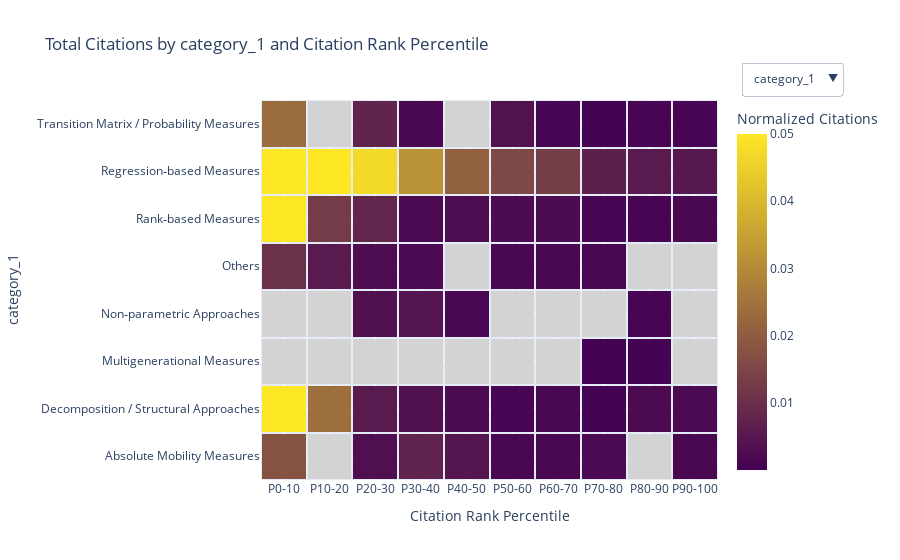

The notebook cell saved with this chart:
### Markdown cell above
### Using Citations_between_617 as weights

### Code cell
import plotly.graph_objects as go
import pandas as pd

# Define the variables you want dropdown control for
variables = ['category_1', 'category_2', 'data_cat', 'rq_cat']

# Bin citation rank
citations_617['percentile_bin'] = pd.qcut(
    citations_617['citation_rank_617'],
    q=10,
    labels=[f"P{i*10}-{(i+1)*10}" for i in range(10)],
    duplicates='drop'
)

# Create color scale
custom_colorscale = [
    [0.0, 'lightgray'],
    [0.000001, 'rgb(68,1,84)'],
    [1.0, 'rgb(253,231,37)']
]

# Store all heatmap traces
traces = []
buttons = []

for i, variable in enumerate(variables):
    pivot_table = (
        citations_617
        .groupby([variable, 'percentile_bin'], observed=True)['citations_count']
        .sum()
        .unstack(fill_value=0)
    )
    pivot_table = pivot_table / pivot_table.values.sum()

    trace = go.Heatmap(
        z=pivot_table.values,
        x=pivot_table.columns.astype(str),
        y=pivot_table.index,
        colorscale=custom_colorscale,
        zmin=0.00001,
        zmax=0.05,  # or pivot_table.values.max() if you want adaptive range
        xgap=2,
        ygap=2,
        visible=(i == 0),  # Only first is visible initially
        colorbar=dict(title="Normalized Citations")
    )
    traces.append(trace)

    # Add dropdown button
    button = dict(
        label=variable,
        method='update',
        args=[
            {'visible': [j == i for j in range(len(variables))]},
            {'title': f'Total Citations by {variable} and Citation Rank Percentile',
             'yaxis': {'title': variable}}
        ]
    )
    buttons.append(button)

# Create the figure with all traces and the dropdown
fig = go.Figure(data=traces)

fig.update_layout(
    updatemenus=[
        dict(
            type='dropdown',
            showactive=True,
            buttons=buttons,
            x=1.05,
            xanchor='left',
            y=1.1,
            yanchor='top'
        )
    ],
    title=f"Total Citations by {variables[0]} and Citation Rank Percentile",
    xaxis_title="Citation Rank Percentile",
    yaxis_title=variables[0]
)

fig.show()

### Figure 1 — Plotly figure (JSON) as saved in the notebook; plotly's stock layout.template omitted (floating-point values rounded to 4 significant figures; data arrays with more than 128 entries replaced by an {"elided": "..."} marker saying what was removed)
{"data": [{"colorbar": {"title": {"text": "Normalized Citations"}}, "colorscale": [[0, "lightgray"], [1e-06, "rgb(68,1,84)"], [1, "rgb(253,231,37)"]], "type": "heatmap", "visible": true, "x": ["P0-10", "P10-20", "P20-30", "P30-40", "P40-50", "P50-60", "P60-70", "P70-80", "P80-90", "P90-100"], "xgap": 2, "y": ["Absolute Mobility Measures", "Decomposition / Structural Approaches", "Multigenerational Measures", "Non‐parametric Approaches", "Others", "Rank‐based Measures", "Regression‐based Measures", "Transition Matrix / Probability Measures"], "ygap": 2, "z": [[0.01779, 0.0, 0.003094, 0.007347, 0.00464, 0.00116, 0.001547, 0.001933, 0.0, 0.001547], [0.058, 0.02398, 0.005414, 0.00348, 0.00232, 0.0007734, 0.001547, 0.0003867, 0.00232, 0.001933], [0.0, 0.0, 0.0, 0.0, 0.0, 0.0, 0.0, 0.0003867, 0.0003867, 0.0], [0.0, 0.0, 0.00348, 0.004254, 0.00116, 0.0, 0.0, 0.0, 0.0007734, 0.0], [0.01044, 0.005414, 0.002707, 0.001933, 0.0, 0.001547, 0.001547, 0.00116, 0.0, 0.0], [0.09397, 0.01276, 0.008121, 0.001933, 0.002707, 0.00232, 0.00232, 0.0007734, 0.0007734, 0.001547], [0.4049, 0.109, 0.04718, 0.03171, 0.02088, 0.01547, 0.01315, 0.006574, 0.005414, 0.005027], [0.0232, 0.0, 0.007734, 0.001547, 0.0, 0.003867, 0.0007734, 0.0003867, 0.0007734, 0.0007734]], "zmax": 0.05, "zmin": 1e-05}, {"colorbar": {"title": {"text": "Normalized Citations"}}, "colorscale": [[0, "lightgray"], [1e-06, "rgb(68,1,84)"], [1, "rgb(253,231,37)"]], "type": "heatmap", "visible": false, "x": ["P0-10", "P10-20", "P20-30", "P30-40", "P40-50", "P50-60", "P60-70", "P70-80", "P80-90", "P90-100"], "xgap": 2, "y": ["Absolute Mobility Measures", "Decomposition / Structural Approaches", "Multigenerational Measures", "Non‐parametric Approaches", "Others", "Rank‐based Measures", "Regression‐based Measures", "Transition Matrix / Probability Measures"], "ygap": 2, "z": [[0.0, 0.0, 0.006579, 0.004112, 0.002467, 0.0, 0.003289, 0.0, 0.0, 0.0008224], [0.1234, 0.06086, 0.01151, 0.01151, 0.002467, 0.001645, 0.001645, 0.0008224, 0.004112, 0.003289], [0.0, 0.0, 0.0, 0.0, 0.0, 0.0, 0.0, 0.0008224, 0.0008224, 0.0], [0.0, 0.0, 0.007401, 0.009046, 0.002467, 0.001645, 0.0, 0.0, 0.001645, 0.0], [0.0, 0.01151, 0.005757, 0.008224, 0.0, 0.001645, 0.001645, 0.0, 0.0, 0.0], [0.09128, 0.04441, 0.01891, 0.0, 0.004934, 0.002467, 0.006579, 0.001645, 0.002467, 0.002467], [0.1834, 0.01809, 0.01151, 0.004112, 0.004934, 0.006579, 0.01151, 0.0, 0.002467, 0.0008224], [0.2253, 0.009868, 0.02878, 0.007401, 0.004934, 0.005757, 0.004934, 0.0008224, 0.001645, 0.0008224]], "zmax": 0.05, "zmin": 1e-05}, {"colorbar": {"title": {"text": "Normalized Citations"}}, "colorscale": [[0, "lightgray"], [1e-06, "rgb(68,1,84)"], [1, "rgb(253,231,37)"]], "type": "heatmap", "visible": false, "x": ["P0-10", "P10-20", "P20-30", "P30-40", "P40-50", "P50-60", "P60-70", "P70-80", "P80-90", "P90-100"], "xgap": 2, "y": ["Administrative/Registry Data", "Archival/Historical Data", "Big Data", "International Panel Data", "Linked Administrative Data", "National Survey Data", "Natural/Experimental Data", "No dataset", "Opportunity Atlas", "Others", "Panel/Longitudinal Surveys", "Pseudo-Panel/Household Budget Survey", "University/Institution Data"], "ygap": 2, "z": {"elided": "13x10 float values"}, "zmax": 0.05, "zmin": 1e-05}, {"colorbar": {"title": {"text": "Normalized Citations"}}, "colorscale": [[0, "lightgray"], [1e-06, "rgb(68,1,84)"], [1, "rgb(253,231,37)"]], "type": "heatmap", "visible": false, "x": ["P0-10", "P10-20", "P20-30", "P30-40", "P40-50", "P50-60", "P60-70", "P70-80", "P80-90", "P90-100"], "xgap": 2, "y": ["Demographic Differences in Mobility (Race, Gender, etc.)", "Empirical Estimates and Determinants", "Intergenerational Wealth Mobility and Inheritance", "Measurement and Methodological Advances", "Mobility and Non-Income Outcomes (Health, Wellbeing, etc.)", "Perceptions of Mobility and Attitudes", "Policy, Institutional, and Geographic Impacts", "Theoretical and Structural Models"], "ygap": 2, "z": [[0.0232, 0.0, 0.007734, 0.001547, 0.0, 0.00116, 0.0007734, 0.0, 0.0, 0.0], [0.379, 0.05916, 0.03171, 0.01508, 0.01315, 0.006574, 0.005414, 0.005027, 0.003094, 0.004254], [0.1148, 0.06535, 0.02707, 0.01547, 0.009281, 0.01315, 0.007734, 0.002707, 0.004254, 0.003867], [0.01315, 0.008121, 0.01121, 0.01469, 0.00464, 0.0007734, 0.003094, 0.00116, 0.001547, 0.0003867], [0.0, 0.0, 0.0, 0.0, 0.0, 0.0, 0.0007734, 0.0003867, 0.0003867, 0.0003867], [0.0, 0.0, 0.0, 0.0, 0.00116, 0.0, 0.0, 0.0003867, 0.0, 0.0], [0.02011, 0.006574, 0.0, 0.005414, 0.00232, 0.0007734, 0.001547, 0.001547, 0.0007734, 0.0007734], [0.058, 0.01199, 0.0, 0.0, 0.00116, 0.002707, 0.001547, 0.0003867, 0.0003867, 0.00116]], "zmax": 0.05, "zmin": 1e-05}], "layout": {"title": {"text": "Total Citations by category_1 and Citation Rank Percentile"}, "updatemenus": [{"buttons": [{"args": [{"visible": [true, false, false, false]}, {"title": "Total Citations by category_1 and Citation Rank Percentile", "yaxis": {"title": "category_1"}}], "label": "category_1", "method": "update"}, {"args": [{"visible": [false, true, false, false]}, {"title": "Total Citations by category_2 and Citation Rank Percentile", "yaxis": {"title": "category_2"}}], "label": "category_2", "method": "update"}, {"args": [{"visible": [false, false, true, false]}, {"title": "Total Citations by data_cat and Citation Rank Percentile", "yaxis": {"title": "data_cat"}}], "label": "data_cat", "method": "update"}, {"args": [{"visible": [false, false, false, true]}, {"title": "Total Citations by rq_cat and Citation Rank Percentile", "yaxis": {"title": "rq_cat"}}], "label": "rq_cat", "method": "update"}], "showactive": true, "type": "dropdown", "x": 1.05, "xanchor": "left", "y": 1.1, "yanchor": "top"}], "xaxis": {"title": {"text": "Citation Rank Percentile"}}, "yaxis": {"title": {"text": "category_1"}}}}
